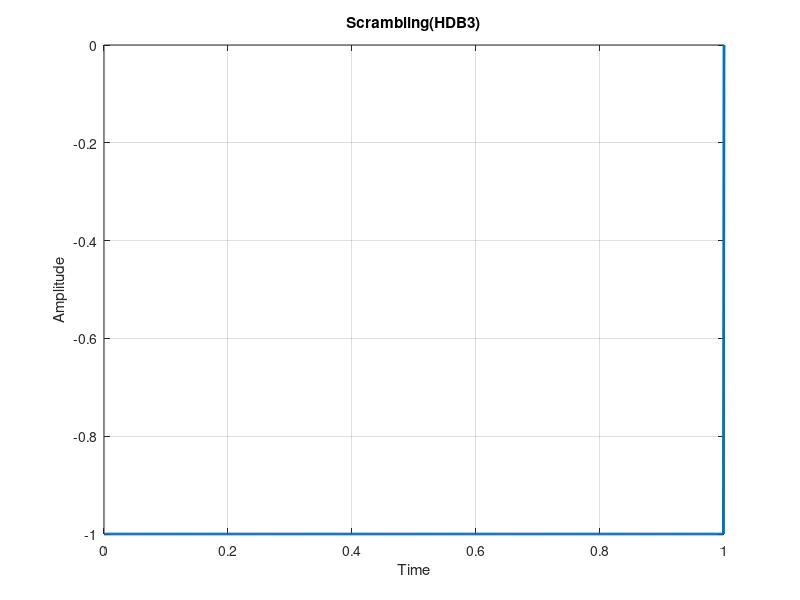

Recreate this plot in MATLAB.
clc;
clear all;
bits =input('Enter Data=');
bitrate = 1;
n = 1000;
T = length(bits)/bitrate;
N = n*length(bits);
dt = T/N;
t = 0:dt:T;
x = zeros(1,length(t));
counter = 0;
lastbit = 1;
pulse = 0;
for i=1:length(bits)
  if bits(i)==0
    counter = counter + 1;
    if counter==4
      if(mod(pulse, 2)==0)
        x((i-1-3)*n+1:(i-3)*n) = -lastbit;
        lastbit = -lastbit;
        x((i-1-2)*n+1:(i-2)*n) = 0;
        x((i-1-1)*n+1:(i-1)*n) = 0;
        x((i-1)*n+1:i*n) = lastbit;
        counter = 0;
        pulse = 0;
      else
        x((i-1-3)*n+1:(i-3)*n) = 0;
        x((i-1-2)*n+1:(i-2)*n) = 0;
        x((i-1-1)*n+1:(i-1)*n) = 0;
        x((i-1)*n+1:i*n) = lastbit;
        counter = 0;
        pulse = 0;
      end
    end
  else
    counter = 0;
    x((i-1)*n+1:i*n) = -lastbit;
    lastbit = -lastbit;
    pulse = pulse + 1;
  end
end
plot(t, x, 'Linewidth', 2);
title('Scrambling(HDB3)');
xlabel('Time');
ylabel('Amplitude');
counter = 0;
lastbit = 1;
for i = 1:length(t)
  if t(i)>counter
    counter = counter + 1;
    if x(i)==lastbit
      result(counter-3:counter) = 0;
    else
      if(x(i)==0)
        result(counter) = 0;
      else
        result(counter) = 1;
        lastbit = -lastbit;
      end
    end
  end
end
grid on;